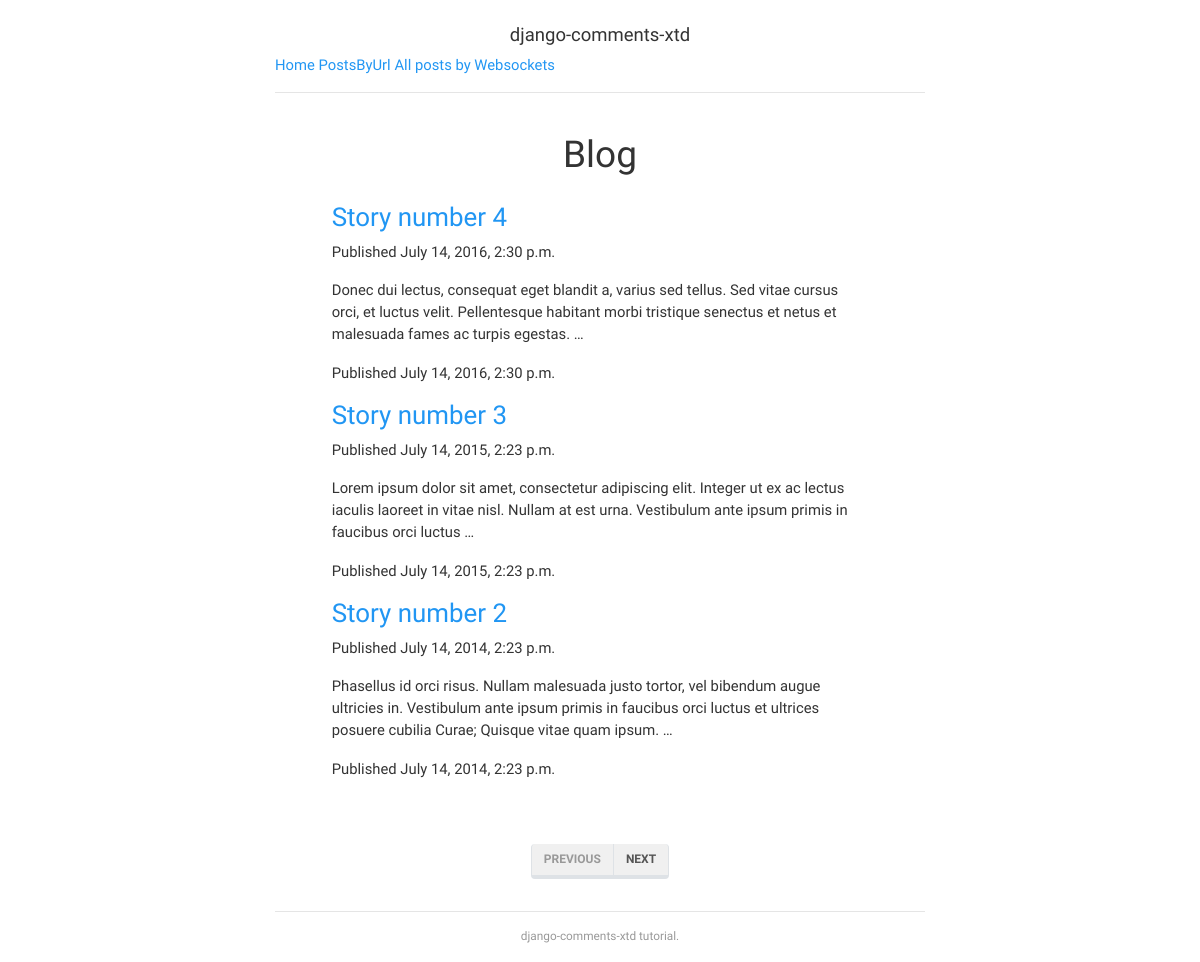
Screenshot of /blog/ with the database file from the repository.
### blog/models.py (models this page shows, shortened)
class Post(models.Model):
    STATUS_CHOICES = (
        ('draft', 'Draft'),
        ('published', 'Published'),
    )
    title = models.CharField(max_length=250)
    slug = models.SlugField(max_length=250, unique_for_date='publish')
    body = models.TextField()
    allow_comments = models.BooleanField('allow comments', default=True)
    publish = models.DateTimeField(default=timezone.now)
    objects = PublicManager()  # Our custom manager.
    class Meta:
        ordering = ('-publish',)
    def get_absolute_url(self):
        return reverse('blog:post-detail',
                       kwargs={'year': self.publish.year,
                               'month': self.publish.strftime('%b'),
                               'day': self.publish.strftime('%d'),
                               'slug': self.slug})

### blog/models.py (called while the page is built)
    def get_queryset(self):
        return super(PublicManager, self).get_queryset()\
                                         .filter(publish__lte=timezone.now())

### templates/blog/post_list.html (shortened to what this page needs)
{% extends "base.html" %}
{% load comments %}
{% block content %}
<h1 class="pb-3 text-center">Blog</h1>
<div class="row justify-content-center flex-fill">
  <div class="col-md-10">
    {% for object in object_list %}
    <h3><a href="{{ object.get_absolute_url }}">{{ object.title }}</a></h3>
    <p class="date">Published {{ object.publish }}</p>
    {{ object.body|truncatewords:30|linebreaks }}
      {% get_comment_count for object as comment_count %}
      <p class="date">Published {{ object.publish }}
      </p>
    {% endfor %}
  </div>
</div>
<ul class="mt-5 pagination justify-content-center">
  <li class="page-item{% if not page_obj.has_previous %} disabled{% endif %}">
    <a class="page-link" href="{{ url }}?page={% if page_obj.has_previous %}{{ page_obj.previous_page_number }}{% endif %}">previous</a>
  </li>
  <li class="page-item{% if not page_obj.has_next %} disabled{% endif %}">
    <a class="page-link" href="{{ url }}?page={% if page_obj.has_next %}{{ page_obj.next_page_number }}{% endif %}">next</a>
  </li>
</ul>
{% endblock %}

### rows the page displays
Post: title "Story number 4", publish "July 14, 2016, 2:30 p.m.", body "Donec dui lectus, consequat eget blandit a, varius sed tellus. Sed vitae cursus orci, et luctus velit. Pellentesque habitant morbi tristique senectus et netus et malesuada fames ac turpis egestas. …"
Post: title "Story number 3", publish "July 14, 2015, 2:23 p.m.", body "Lorem ipsum dolor sit amet, consectetur adipiscing elit. Integer ut ex ac lectus iaculis laoreet in vitae nisl. Nullam at est urna. Vestibulum ante ipsum primis in faucibus orci luctus …"
Post: title "Story number 2", publish "July 14, 2014, 2:23 p.m.", body "Phasellus id orci risus. Nullam malesuada justo tortor, vel bibendum augue ultricies in. Vestibulum ante ipsum primis in faucibus orci luctus et ultrices posuere cubilia Curae; Quisque vitae quam ipsum. …"
